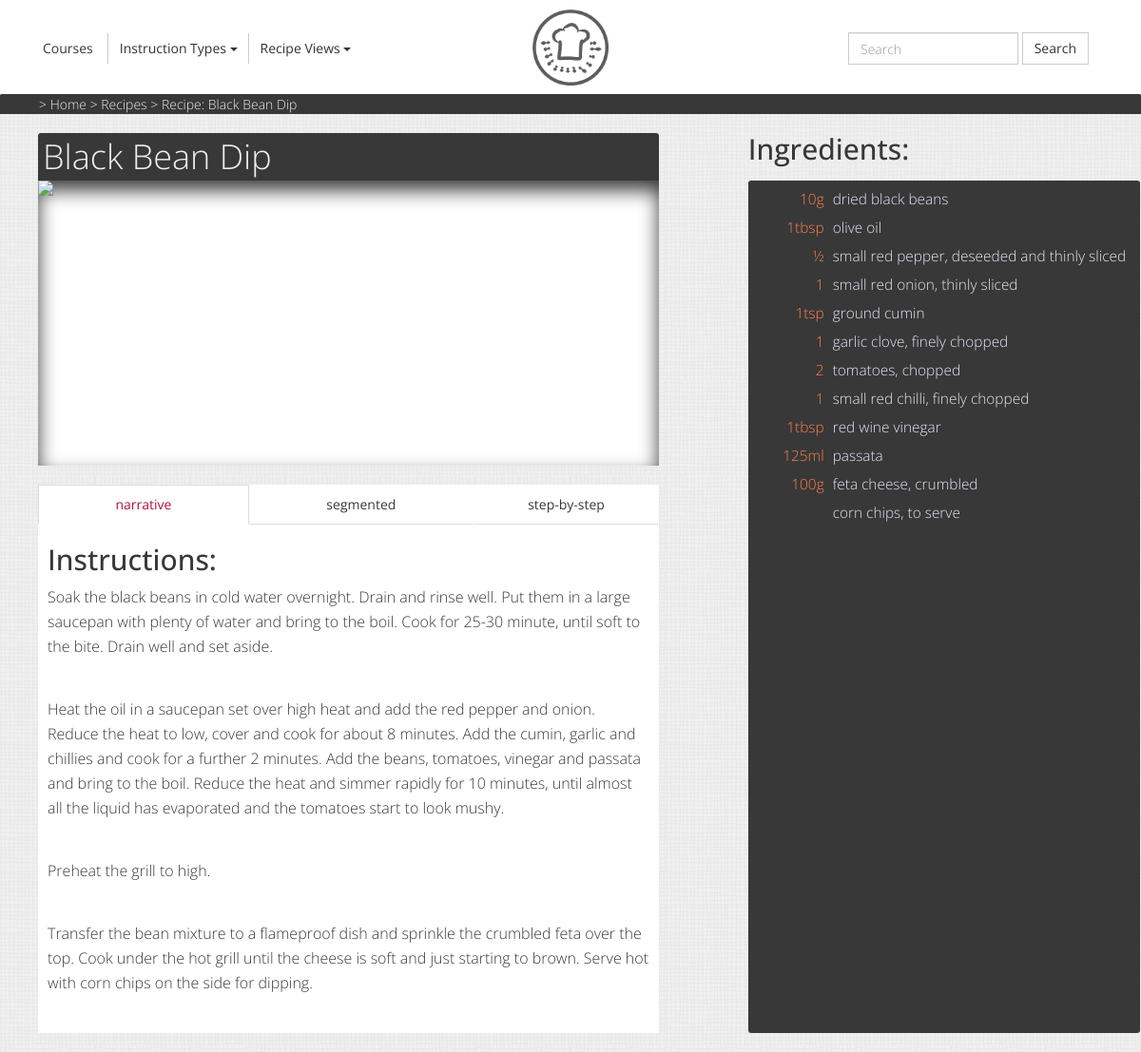
The app's page /recipe/5 with its own data.
### tables this page shows
CREATE TABLE `recipe` (
  `recipeid` INT NOT NULL AUTO_INCREMENT,
  `name` VARCHAR(100) NOT NULL,
  `narrative` TEXT NOT NULL,
  `courseid` INT NULL,
  `diettype` ENUM('Vegetarian', 'Vegan', 'Celiac') NULL,
  `serves` INT NOT NULL,
  `imageurl` VARCHAR(200) NULL,
  `calories` INT NOT NULL,
  `preptime` INT NOT NULL,
  PRIMARY KEY (`recipeid`),
  CONSTRAINT `fkey_recipe_courseid`
    FOREIGN KEY (`courseid`)
    REFERENCES `course` (`courseid`)
    ON DELETE RESTRICT
    ON UPDATE RESTRICT);

CREATE TABLE `recipe_ingredient` (
  `recipeingredientid` INT NOT NULL AUTO_INCREMENT,
  `name` VARCHAR(150) NOT NULL,
  `quantity` DECIMAL(5,2) NULL,
  `section` VARCHAR(45) NULL,
  `units` VARCHAR(15) NULL,
  `recipeid` INT NOT NULL,
  PRIMARY KEY (`recipeingredientid`),
  CONSTRAINT `fkey_recipe_ingredient_recipeid`
    FOREIGN KEY (`recipeid`)
    REFERENCES `recipe` (`recipeid`)
    ON DELETE RESTRICT
    ON UPDATE RESTRICT);

### application/controllers/recipe.php (called while the page is built, shortened)
<?php
	class Recipe extends CI_Controller
	{
        public function __construct()
        {
            $this->load->model('Recipe_model', 'recipe_model', true);
        }
		public function view($recipeId = null)
		{
			if(isset($recipeId))
			{
                $this->load->model('Recipe_style_model');
                $preferredRecipeStyle = $this->Recipe_style_model->getRecipeStyle();
                if(!$preferredRecipeStyle)
                {
                    $this->Recipe_style_model->setRecipeStyle();
                    $preferredRecipeStyle = 'narrative';
                }
                $data['defaultStyle'] = $preferredRecipeStyle;
                $info = $this->recipe_model->getRecipeInfo($recipeId);
                $data['title'] = $info->name;
                $data['image'] = $info->imageurl;
                $data['narrative'] = $this->recipe_model->getRecipeNarrative($recipeId);
                $data['steps'] = $this->recipe_model->getRecipeStepped($recipeId);
                $data['segmented'] = $this->recipe_model->getRecipeSegmented($recipeId);
				$this->load->model('Breadcrumb_model');
				$data['breadcrumb'] = $this->Breadcrumb_model->generateBreadcrumb('recipe');
				$data['breadcrumb']['Recipe: ' . $data['title']] = base_url() . 'recipe/' . $recipeId;
			} else {
                header('HTTP/1.1 400 Bad Request');
                header('Location: ../');
            }
			$this->load->helper('html');
			$this->load->view('templates/header.php', $data);
			$this->load->view('pages/recipe.php', $data);
			$this->load->view('templates/footer.php', $data);
		}
	}

### index.php (called while the page is built, shortened)
<?php
require_once BASEPATH.'core/CodeIgniter.php';

### application/models/recipe_model.php (called while the page is built, shortened)
<?php
class Recipe_model extends CI_Model
{
    public function getRecipeInfo($recipeid)
    {
        $this->db->select('recipeid, name, courseid, diettype, serves, imageurl, calories, preptime')
                  ->from('recipe')
                  ->where(['recipeid' => $recipeid])
                  ->limit(1);
        $q = $this->db->get();
        if (empty($q))
        {
            throw new Exception('That recipe could not be found.', 404);
        } else {
            return $q->result()[0];
        }
    }
    public function getRecipeNarrative($recipeid)
    {
        $this->db->select('narrative')
                ->from('recipe')
                ->where(['recipeid' => $recipeid])
                ->limit(1);
        $q = $this->db->get();
        if (empty($q))
        {
            throw new Exception('That recipe could not be found.', 404);
        } else {
            $recipe = new stdClass();
            $recipe->instructions = $q->result()[0]->narrative;
            $recipe->ingredients = $this->getNarrativeIngredients($recipeid);
            return $recipe;
        }
    }
    public function getRecipeSegmented($recipeid)
    {
        $this->db->select('stepid, instruction')
                ->from('recipe_segmented')
                ->where(['recipeid' => $recipeid])
                ->order_by('stepid', 'asc');
        $recipe = new stdClass();
        $recipe->instructions = $this->db->get()->result();
        $recipe->ingredients = $this->getSegmentedIngredients($recipeid);
        return $recipe;
    }
    public function getRecipeStepped($recipeid)
    {
        $this->db->select('stepid, instruction')
                ->from('recipe_step')
                ->where(['recipeid' => $recipeid])
                ->order_by('stepid', 'asc');
        $recipe = new stdClass();
        $recipe->instructions = $this->db->get()->result();
        $recipe->ingredients = $this->getSteppedIngredients($recipeid);
        return $recipe;
    }
    private function getNarrativeIngredientsExcept($recipeid, $except)
    {
        if (empty($except)) {
            $except = [0];
        }
        $this->db->select('name, quantity, section, units')
                ->from('recipe_ingredient')
                ->where_not_in('recipeingredientid', $except)
                ->where(['recipeid' => $recipeid]);
        $result = $this->db->get()->result();
        return array_map(function($x)
        {
            if ($x->quantity != null)
            {
                $x->quantity = (string)$x->quantity+0;
            }
            $prefix = floor($x->quantity);
            if ($prefix == 0)
            {
                $prefix = '';
            }
            switch (fmod($x->quantity,1))
            {
                case 0.25:
                    $x->quantity = $prefix.'&frac14;';
                    break;
                case 0.33:
                    $x->quantity = $prefix.'&#8531;';
                    break;
                case 0.5:
                    $x->quantity = $prefix.'&frac12;';
                    break;
                case 0.67:
                    $x->quantity = $prefix.'&#8532;';
                    break;
                case 0.75:
                    $x->quantity = $prefix.'&frac34;';
                    break;
            }
            return $x;
        }, $result);
    }
    private function getNarrativeIngredients($recipeid)
    {
        return $this->getNarrativeIngredientsExcept($recipeid, []);
    }
    private function getSegmentedIngredients($recipeid)
    {
        $this->db->select('name, quantity, section, units, replaces')
                ->from('recipe_segmented_ingredient')
                ->where(['recipeid' => $recipeid]);
        $ingredients = $this->db->get()->result();
        $replaced = [];
        $narrative = $this->getNarrativeIngredientsExcept($recipeid, $replaced);
        return array_merge($ingredients, $narrative);
    }
    private function getSteppedIngredients($recipeid)
    {
        $this->db->select('name, quantity, section, units, replaces')
                ->from('recipe_step_ingredient')
                ->where(['recipeid' => $recipeid]);
        $ingredients = $this->db->get()->result();
        $replaced = [];
        foreach ($ingredients as $ingredient) {
            if ($ingredient->replaces != null) {
                $replaced[] = $ingredient->replaces;
            }
        }
        $narrative = $this->getNarrativeIngredientsExcept($recipeid, $replaced);
        return array_merge($ingredients, $narrative);
    }
}

### application/views/pages/recipe.php (the view, shortened to what this page needs)
<div class="container single-recipe">
    <div class="row">
        <div class="recipe col-sx-12 col-sm-12 col-md-7 col-lg-7">
            <h1 tabindex="5"><?php echo $title?></h1>
            <img alt="Image of <?php echo $title?>" class="recipe-img" src="" style="background-image: url(<?php echo $image?>);">
        </div>
        <div class="col-sx-12 col-sm-12 col-md-offset-1 col-md-4 col-lg-offset-1 col-lg-4 ingredients">
            <h2 tabindex="8">Ingredients:</h2>
            <ul>
                <?php foreach ($narrative->ingredients as $ingredient):?>
                <li>
                    <span class="amount"><?php echo $ingredient->quantity.$ingredient->units?></span>
                    <span class="ingredient-name"><?php echo $ingredient->name?></span>
                </li>
                <?php endforeach?>
            </ul>
        </div>
        <div class="recipe col-sx-12 col-sm-12 col-md-7 col-lg-7">
            <ul class="nav nav-tabs nav-justified">
                <li class="<?php echo $defaultStyle == 'narrative' ? 'active' : '' ?>">
					<a class="recipe-style" href="#narrative" data-style="narrative"
                       data-toggle="tab" data-target="#narrative">narrative</a>
                </li>
                <li class="<?php echo $defaultStyle == 'segmented' ? 'active' : '' ?>">
					<a class="recipe-style" href="#segmented" data-style="segmented"
                       data-toggle="tab" data-target="#segmented">segmented</a>
                </li>
                <li class="<?php echo $defaultStyle == 'step' ? 'active' : '' ?>">
					<a class="recipe-style" href="#step-by-step" data-style="step"
                       data-toggle="tab" data-target="#step-by-step">step-by-step</a>
                </li>
            </ul>
            <div class="tab-content">
                <div tabindex="7" class="tab-pane fade <?php
                    echo $defaultStyle == 'narrative' ? 'in active' : '' ?>" id="narrative">
                    <h2 tabindex="8">Instructions:</h2>
                    <section tabindex="9">
                        <?php echo $narrative->instructions;?>
                    </section>
                </div>
            </div>
        </div>
    </div>
</div>

### assets/css/style.css (style rules this page uses)
html, body { height: 100%; background: #F5F4EE; background-image: url("./../../assets/images/tile.png"); }
body a { text-decoration: none; color: #383838; font-weight: 400; }
.nav>li.active a { color: #B01141; }
.nav-tabs.nav-justified>li>a { padding: 10px; -webkit-border-radius: 0px !important; -moz-border-radius: 0px !important; border-radius: 0px !important; }
h1, a, div, p { padding: 0; margin: 0; font-family: 'Open Sans', sans-serif; font-weight: 300; color: #383838; }
h1 { margin-left: 10px; }
.recipe { padding: 0; background: #FFF; margin-bottom: 20px; }
.recipe .tab-pane { padding: 0 10px; }
.recipe h1 { -webkit-border-top-left-radius: 3px; -moz-border-top-left-radius: 3px; border-top-left-radius: 3px; -webkit-border-top-right-radius: 3px; -moz-border-top-right-radius: 3px; border-top-right-radius: 3px; background: #383838; color: #EEE; margin-left: 0; padding: 5px; }
.recipe p { margin-bottom: 40px; }
.recipe .recipe-img { -moz-box-shadow: inset 0px 10px 20px #383838; -webkit-box-shadow: inset 0px 10px 20px #383838; box-shadow: inset 0px 10px 20px #383838; background-image: url("http://bit.ly/1ffWb3r"); background-size: cover; background-repeat: no-repeat; background-position: 50% 50%; height: 300px; width: 100%; }
.container.single-recipe { padding: 0 40px; }
.ingredients { padding: 0; }
.ingredients ul { font-size: 110%; -webkit-border-radius: 3px; -moz-border-radius: 3px; border-radius: 3px; padding: 5px; background: #383838; list-style: none; color: #EEE; }
.ingredients h2 { margin: 0; }
.ingredients ul li { padding: 4px 10px; }
.ingredients ul li .amount { width: 70px; display: inline-block; text-align: right; color: Coral; padding-right: 5px; }
.ingredients ul li .ingredient-name { display: inline-block; color: Lavender; }
@media (min-width: 990px) { .ingredients ul { position: fixed; margin-top: 70px; bottom: 10px; top: 120px; overflow-y: auto; } }
@media (min-width: 990px) { .ingredients h2 { position: fixed; } }
img { display: block; color: transparent; }
ol li, section p, label { font-size: 16px; line-height: 26px; }

### records on screen
recipe: name "Black Bean Dip", narrative "Soak the black beans in cold water overnight. Drain and rinse well. Put them in a large saucepan with plenty of water and bring to the boil. Cook for 25-30 minute, until soft to the bite. Drain well and set aside. Heat the oil in a saucepan set over high heat and add the red pepper and onion. Reduce the heat to low, cover and cook for about 8 minutes. Add the cumin, garlic and chillies and cook for a further 2 minutes. Add the beans, tomatoes, vinegar and passata and bring to the boil. Reduce the heat and simmer rapidly for 10 minutes, until almost all the liquid has evaporated and the tomatoes start to look mushy. Preheat the grill to high. Transfer the bean mixture to a flameproof dish…"
recipe_ingredient: quantity "10", units "g", name "dried black beans"
recipe_ingredient: quantity "1", units "tbsp", name "olive oil"
recipe_ingredient: quantity "½", name "small red pepper, deseeded and thinly sliced"
recipe_ingredient: quantity "1", name "small red onion, thinly sliced"
recipe_ingredient: quantity "1", units "tsp", name "ground cumin"
recipe_ingredient: quantity "1", name "garlic clove, finely chopped"
recipe_ingredient: quantity "2", name "tomatoes, chopped"
recipe_ingredient: quantity "1", name "small red chilli, finely chopped"
recipe_ingredient: quantity "1", units "tbsp", name "red wine vinegar"
recipe_ingredient: quantity "125", units "ml", name "passata"
recipe_ingredient: quantity "100", units "g", name "feta cheese, crumbled"
recipe_ingredient: name "corn chips, to serve"

### other values on screen
$name "Home"
$name "Recipes"
$name "Recipe: Black Bean Dip"
